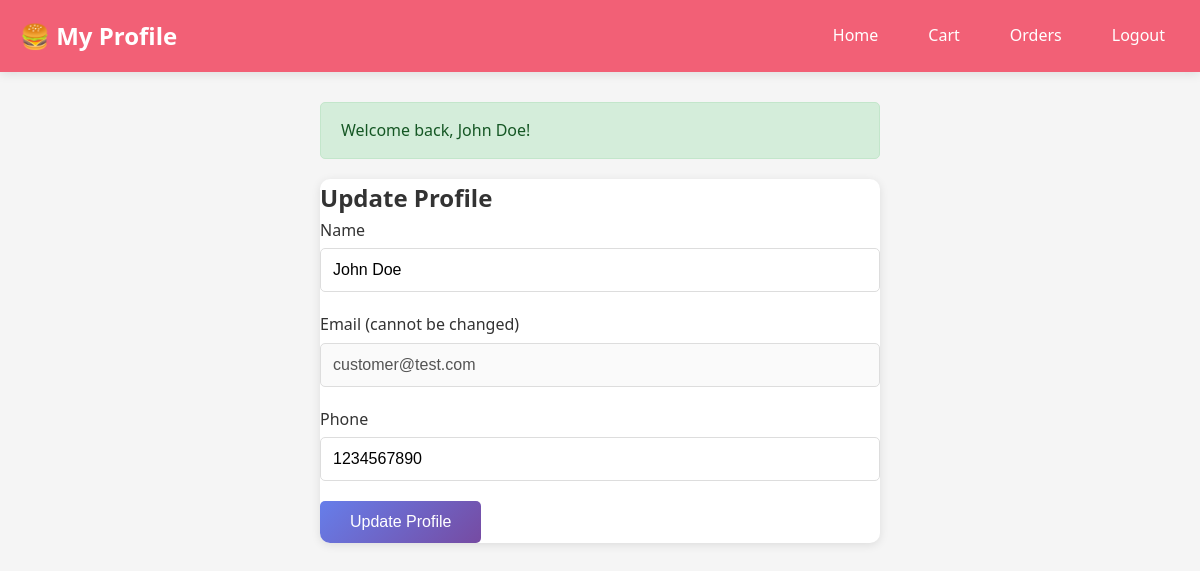
/customer/profile.php (signed in), run on the app's committed database.
### tables this page shows
CREATE TABLE users (
    id INT AUTO_INCREMENT PRIMARY KEY,
    name VARCHAR(100) NOT NULL,
    email VARCHAR(100) UNIQUE NOT NULL,
    phone VARCHAR(20) NOT NULL,
    password VARCHAR(255) NOT NULL,
    created_at TIMESTAMP DEFAULT CURRENT_TIMESTAMP
);

### includes/functions.php (called while the page is built, shortened)
<?php
function get_user_data() {
    global $conn;
    $id = $_SESSION['user_id'];
    $result = mysqli_query($conn, "SELECT * FROM users WHERE id = '$id' LIMIT 1");
    return mysqli_fetch_assoc($result);
}

### customer/profile.php (the view, shortened to what this page needs)
<?php
require_once '../includes/config.php';
require_once '../includes/functions.php';
$user = get_user_data();
?>
<!DOCTYPE html>
<html lang="en">
<head>
    <link rel="stylesheet" href="../assets/css/style.css">
</head>
<body>
    <nav class="navbar">
        <div class="navbar-content">
            <div class="navbar-brand" style="font-size: 1.5em; font-weight: bold;">🍔 My Profile</div>
            <div class="navbar-menu">
                <a href="dashboard.php">Home</a>
                <a href="cart.php">Cart</a>
                <a href="orders.php">Orders</a>
                <a href="logout.php">Logout</a>
            </div>
        </div>
    </nav>
    <div class="profile-container">
        <div class="card">
            <h2>Update Profile</h2>
            <form method="POST">
                <div class="form-group">
                    <label>Name</label>
                    <input type="text" name="name" class="form-control"
                           value="<?php echo htmlspecialchars($user['name']); ?>" required>
                </div>
                <div class="form-group">
                    <label>Email (cannot be changed)</label>
                    <input type="email" class="form-control"
                           value="<?php echo htmlspecialchars($user['email']); ?>" disabled>
                </div>
                <div class="form-group">
                    <label>Phone</label>
                    <input type="tel" name="phone" class="form-control"
                           value="<?php echo htmlspecialchars($user['phone']); ?>" required>
                </div>
                <button type="submit" class="btn btn-primary">Update Profile</button>
            </form>
        </div>
    </div>
</body>
</html>

### assets/css/style.css (style rules this page uses)
* { margin: 0; box-sizing: border-box; }
body { font-family: 'Segoe UI', Tahoma, Geneva, Verdana, sans-serif; line-height: 1.6; color: #333; background-color: #f5f5f5; }
.navbar { background: linear-gradient(135deg, #667eea 0%, #764ba2 100%); color: white; padding: 15px 0; box-shadow: 0 2px 10px rgba(0,0,0,0.1); position: sticky; top: 0; z-index: 1000; }
.btn { display: inline-block; padding: 12px 30px; border: none; border-radius: 5px; font-size: 1em; cursor: pointer; text-decoration: none; transition: all 0.3s ease; text-align: center; }
.btn-primary { background: linear-gradient(135deg, #667eea 0%, #764ba2 100%); color: white; }
.form-group { margin-bottom: 20px; }
.form-group label { display: block; margin-bottom: 5px; font-weight: 500; color: #333; }
.form-control { width: 100%; padding: 12px; border: 1px solid #ddd; border-radius: 5px; font-size: 1em; transition: border-color 0.3s ease; }
.card { background: white; border-radius: 10px; box-shadow: 0 2px 10px rgba(0,0,0,0.1); overflow: hidden; transition: transform 0.3s ease, box-shadow 0.3s ease; }

### customer/profile.php (style rules this page uses)
.navbar { background: #F26076; color: white; padding: 15px 0; }
.navbar-content { max-width: 1200px; margin: 0 auto; padding: 0 20px; display: flex; justify-content: space-between; align-items: center; }
.navbar-menu { display: flex; gap: 20px; }
.navbar-menu a { color: white; text-decoration: none; padding: 8px 15px; border-radius: 5px; }
.profile-container { max-width: 600px; margin: 30px auto; padding: 0 20px; }

### data on the page
users: name "John Doe", email "customer@test.com", phone "1234567890"

### other printed values
$message "Welcome back, John Doe!"
